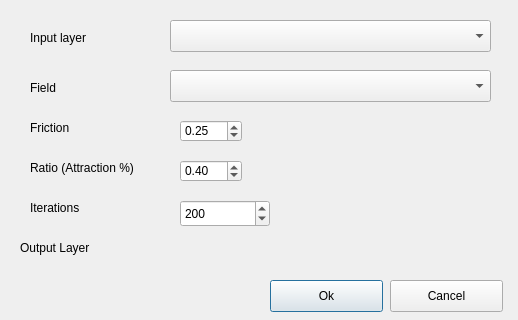
<?xml version="1.0" encoding="UTF-8"?>
<ui version="4.0">
 <class>Dialog</class>
 <widget class="QDialog" name="Dialog">
  <property name="geometry">
   <rect>
    <x>0</x>
    <y>0</y>
    <width>518</width>
    <height>320</height>
   </rect>
  </property>
  <property name="windowTitle">
   <string>Compute Dorling cartogram</string>
  </property>
  <widget class="QDialogButtonBox" name="buttonBox">
   <property name="geometry">
    <rect>
     <x>30</x>
     <y>240</y>
     <width>341</width>
     <height>32</height>
    </rect>
   </property>
   <property name="standardButtons">
    <set>QDialogButtonBox::NoButton</set>
   </property>
  </widget>
  <widget class="QLabel" name="label">
   <property name="geometry">
    <rect>
     <x>30</x>
     <y>30</y>
     <width>91</width>
     <height>16</height>
    </rect>
   </property>
   <property name="text">
    <string>Input layer</string>
   </property>
  </widget>
  <widget class="QPushButton" name="PushButtonOk">
   <property name="geometry">
    <rect>
     <x>270</x>
     <y>280</y>
     <width>113</width>
     <height>32</height>
    </rect>
   </property>
   <property name="text">
    <string>Ok</string>
   </property>
  </widget>
  <widget class="QPushButton" name="PushButtonCancel">
   <property name="geometry">
    <rect>
     <x>390</x>
     <y>280</y>
     <width>113</width>
     <height>32</height>
    </rect>
   </property>
   <property name="text">
    <string>Cancel</string>
   </property>
  </widget>
  <widget class="QComboBox" name="comboBoxLayer">
   <property name="geometry">
    <rect>
     <x>170</x>
     <y>20</y>
     <width>321</width>
     <height>32</height>
    </rect>
   </property>
  </widget>
  <widget class="QComboBox" name="comboBoxField">
   <property name="geometry">
    <rect>
     <x>170</x>
     <y>70</y>
     <width>321</width>
     <height>32</height>
    </rect>
   </property>
  </widget>
  <widget class="QLabel" name="label_2">
   <property name="geometry">
    <rect>
     <x>30</x>
     <y>80</y>
     <width>61</width>
     <height>16</height>
    </rect>
   </property>
   <property name="text">
    <string>Field</string>
   </property>
  </widget>
  <widget class="QgsFileWidget" name="mQgsFileWidgetOutput">
   <property name="geometry">
    <rect>
     <x>140</x>
     <y>230</y>
     <width>341</width>
     <height>27</height>
    </rect>
   </property>
   <property name="storageMode">
    <enum>QgsFileWidget::SaveFile</enum>
   </property>
  </widget>
  <widget class="QLabel" name="label_3">
   <property name="geometry">
    <rect>
     <x>20</x>
     <y>240</y>
     <width>101</width>
     <height>16</height>
    </rect>
   </property>
   <property name="text">
    <string>Output Layer</string>
   </property>
  </widget>
  <widget class="QLabel" name="label_4">
   <property name="geometry">
    <rect>
     <x>30</x>
     <y>120</y>
     <width>61</width>
     <height>16</height>
    </rect>
   </property>
   <property name="text">
    <string>Friction</string>
   </property>
  </widget>
  <widget class="QLabel" name="label_5">
   <property name="geometry">
    <rect>
     <x>30</x>
     <y>160</y>
     <width>131</width>
     <height>16</height>
    </rect>
   </property>
   <property name="text">
    <string>Ratio (Attraction %)</string>
   </property>
  </widget>
  <widget class="QDoubleSpinBox" name="doubleSpinBoxFriction">
   <property name="geometry">
    <rect>
     <x>180</x>
     <y>120</y>
     <width>62</width>
     <height>22</height>
    </rect>
   </property>
   <property name="maximum">
    <double>1.000000000000000</double>
   </property>
   <property name="singleStep">
    <double>0.010000000000000</double>
   </property>
   <property name="value">
    <double>0.250000000000000</double>
   </property>
  </widget>
  <widget class="QDoubleSpinBox" name="doubleSpinBoxRatio">
   <property name="geometry">
    <rect>
     <x>180</x>
     <y>160</y>
     <width>62</width>
     <height>22</height>
    </rect>
   </property>
   <property name="maximum">
    <double>1.000000000000000</double>
   </property>
   <property name="singleStep">
    <double>0.010000000000000</double>
   </property>
   <property name="value">
    <double>0.400000000000000</double>
   </property>
  </widget>
  <widget class="QLabel" name="label_6">
   <property name="geometry">
    <rect>
     <x>30</x>
     <y>200</y>
     <width>131</width>
     <height>16</height>
    </rect>
   </property>
   <property name="text">
    <string>Iterations</string>
   </property>
  </widget>
  <widget class="QgsSpinBox" name="mQgsSpinBoxIterations">
   <property name="geometry">
    <rect>
     <x>180</x>
     <y>200</y>
     <width>90</width>
     <height>27</height>
    </rect>
   </property>
   <property name="minimum">
    <number>1</number>
   </property>
   <property name="maximum">
    <number>10000</number>
   </property>
   <property name="value">
    <number>200</number>
   </property>
  </widget>
 </widget>
 <customwidgets>
  <customwidget>
   <class>QgsFileWidget</class>
   <extends>QWidget</extends>
   <header>qgsfilewidget.h</header>
  </customwidget>
  <customwidget>
   <class>QgsSpinBox</class>
   <extends>QSpinBox</extends>
   <header>qgsspinbox.h</header>
  </customwidget>
 </customwidgets>
 <resources/>
 <connections>
  <connection>
   <sender>PushButtonOk</sender>
   <signal>clicked()</signal>
   <receiver>Dialog</receiver>
   <slot>accept()</slot>
   <hints>
    <hint type="sourcelabel">
     <x>326</x>
     <y>295</y>
    </hint>
    <hint type="destinationlabel">
     <x>157</x>
     <y>274</y>
    </hint>
   </hints>
  </connection>
  <connection>
   <sender>PushButtonCancel</sender>
   <signal>clicked()</signal>
   <receiver>Dialog</receiver>
   <slot>reject()</slot>
   <hints>
    <hint type="sourcelabel">
     <x>446</x>
     <y>295</y>
    </hint>
    <hint type="destinationlabel">
     <x>286</x>
     <y>274</y>
    </hint>
   </hints>
  </connection>
 </connections>
</ui>
